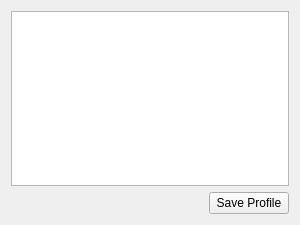
<ui version="4.0" >
 <class>setProfileForm</class>
 <widget class="QWidget" name="setProfileForm" >
  <property name="geometry" >
   <rect>
    <x>0</x>
    <y>0</y>
    <width>300</width>
    <height>225</height>
   </rect>
  </property>
  <property name="minimumSize" >
   <size>
    <width>300</width>
    <height>225</height>
   </size>
  </property>
  <property name="windowTitle" >
   <string>Set your profile</string>
  </property>
  <layout class="QGridLayout" >
   <item row="0" column="0" colspan="2" >
    <widget class="QTextEdit" name="textEdit" />
   </item>
   <item row="1" column="1" >
    <widget class="QPushButton" name="pushButton" >
     <property name="text" >
      <string>Save Profile</string>
     </property>
    </widget>
   </item>
   <item row="1" column="0" >
    <spacer>
     <property name="orientation" >
      <enum>Qt::Horizontal</enum>
     </property>
     <property name="sizeHint" >
      <size>
       <width>40</width>
       <height>20</height>
      </size>
     </property>
    </spacer>
   </item>
  </layout>
 </widget>
 <resources/>
 <connections/>
</ui>
